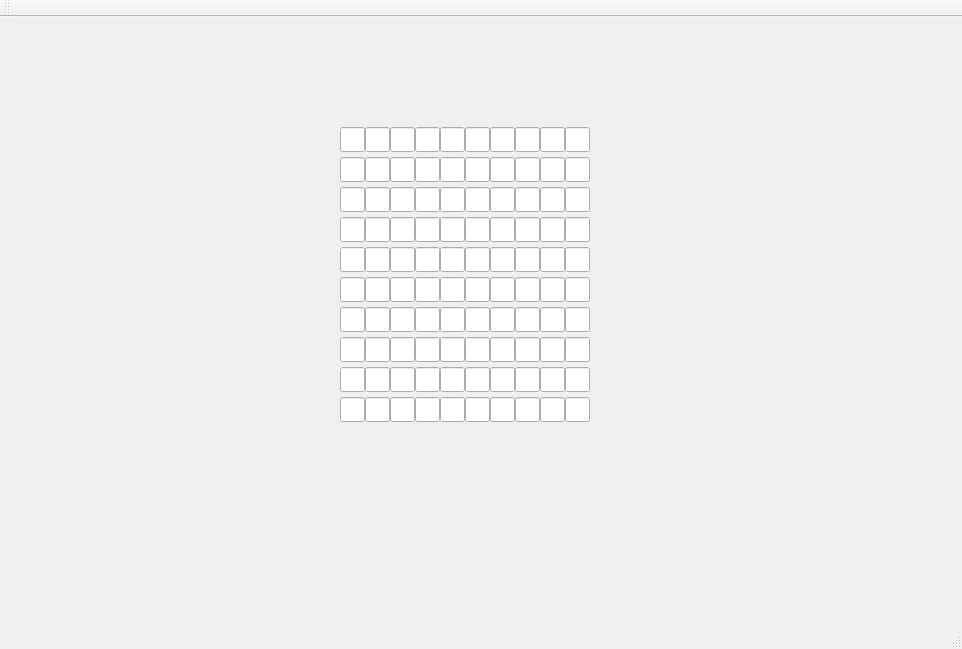
<?xml version="1.0" encoding="UTF-8"?>
<ui version="4.0">
 <class>MainWindow</class>
 <widget class="QMainWindow" name="MainWindow">
  <property name="geometry">
   <rect>
    <x>0</x>
    <y>0</y>
    <width>962</width>
    <height>649</height>
   </rect>
  </property>
  <property name="windowTitle">
   <string>MainWindow</string>
  </property>
  <widget class="QWidget" name="centralWidget">
   <widget class="QLineEdit" name="L01">
    <property name="geometry">
     <rect>
      <x>365</x>
      <y>110</y>
      <width>25</width>
      <height>25</height>
     </rect>
    </property>
    <property name="maxLength">
     <number>1</number>
    </property>
   </widget>
   <widget class="QLineEdit" name="L09">
    <property name="geometry">
     <rect>
      <x>565</x>
      <y>110</y>
      <width>25</width>
      <height>25</height>
     </rect>
    </property>
    <property name="maxLength">
     <number>1</number>
    </property>
   </widget>
   <widget class="QLineEdit" name="L07">
    <property name="geometry">
     <rect>
      <x>515</x>
      <y>110</y>
      <width>25</width>
      <height>25</height>
     </rect>
    </property>
    <property name="maxLength">
     <number>1</number>
    </property>
   </widget>
   <widget class="QLineEdit" name="L00">
    <property name="geometry">
     <rect>
      <x>340</x>
      <y>110</y>
      <width>25</width>
      <height>25</height>
     </rect>
    </property>
    <property name="maxLength">
     <number>1</number>
    </property>
   </widget>
   <widget class="QLineEdit" name="L06">
    <property name="geometry">
     <rect>
      <x>490</x>
      <y>110</y>
      <width>25</width>
      <height>25</height>
     </rect>
    </property>
    <property name="maxLength">
     <number>1</number>
    </property>
   </widget>
   <widget class="QLineEdit" name="L08">
    <property name="geometry">
     <rect>
      <x>540</x>
      <y>110</y>
      <width>25</width>
      <height>25</height>
     </rect>
    </property>
    <property name="maxLength">
     <number>1</number>
    </property>
   </widget>
   <widget class="QLineEdit" name="L04">
    <property name="geometry">
     <rect>
      <x>440</x>
      <y>110</y>
      <width>25</width>
      <height>25</height>
     </rect>
    </property>
    <property name="maxLength">
     <number>1</number>
    </property>
   </widget>
   <widget class="QLineEdit" name="L03">
    <property name="geometry">
     <rect>
      <x>415</x>
      <y>110</y>
      <width>25</width>
      <height>25</height>
     </rect>
    </property>
    <property name="maxLength">
     <number>1</number>
    </property>
   </widget>
   <widget class="QLineEdit" name="L05">
    <property name="geometry">
     <rect>
      <x>465</x>
      <y>110</y>
      <width>25</width>
      <height>25</height>
     </rect>
    </property>
    <property name="maxLength">
     <number>1</number>
    </property>
   </widget>
   <widget class="QLineEdit" name="L02">
    <property name="geometry">
     <rect>
      <x>390</x>
      <y>110</y>
      <width>25</width>
      <height>25</height>
     </rect>
    </property>
    <property name="maxLength">
     <number>1</number>
    </property>
   </widget>
   <widget class="QLineEdit" name="L15">
    <property name="geometry">
     <rect>
      <x>465</x>
      <y>140</y>
      <width>25</width>
      <height>25</height>
     </rect>
    </property>
    <property name="maxLength">
     <number>1</number>
    </property>
   </widget>
   <widget class="QLineEdit" name="L16">
    <property name="geometry">
     <rect>
      <x>490</x>
      <y>140</y>
      <width>25</width>
      <height>25</height>
     </rect>
    </property>
    <property name="maxLength">
     <number>1</number>
    </property>
   </widget>
   <widget class="QLineEdit" name="L13">
    <property name="geometry">
     <rect>
      <x>415</x>
      <y>140</y>
      <width>25</width>
      <height>25</height>
     </rect>
    </property>
    <property name="maxLength">
     <number>1</number>
    </property>
   </widget>
   <widget class="QLineEdit" name="L10">
    <property name="geometry">
     <rect>
      <x>340</x>
      <y>140</y>
      <width>25</width>
      <height>25</height>
     </rect>
    </property>
    <property name="maxLength">
     <number>1</number>
    </property>
   </widget>
   <widget class="QLineEdit" name="L12">
    <property name="geometry">
     <rect>
      <x>390</x>
      <y>140</y>
      <width>25</width>
      <height>25</height>
     </rect>
    </property>
    <property name="maxLength">
     <number>1</number>
    </property>
   </widget>
   <widget class="QLineEdit" name="L14">
    <property name="geometry">
     <rect>
      <x>440</x>
      <y>140</y>
      <width>25</width>
      <height>25</height>
     </rect>
    </property>
    <property name="maxLength">
     <number>1</number>
    </property>
   </widget>
   <widget class="QLineEdit" name="L11">
    <property name="geometry">
     <rect>
      <x>365</x>
      <y>140</y>
      <width>25</width>
      <height>25</height>
     </rect>
    </property>
    <property name="maxLength">
     <number>1</number>
    </property>
   </widget>
   <widget class="QLineEdit" name="L17">
    <property name="geometry">
     <rect>
      <x>515</x>
      <y>140</y>
      <width>25</width>
      <height>25</height>
     </rect>
    </property>
    <property name="maxLength">
     <number>1</number>
    </property>
   </widget>
   <widget class="QLineEdit" name="L19">
    <property name="geometry">
     <rect>
      <x>565</x>
      <y>140</y>
      <width>25</width>
      <height>25</height>
     </rect>
    </property>
    <property name="maxLength">
     <number>1</number>
    </property>
   </widget>
   <widget class="QLineEdit" name="L18">
    <property name="geometry">
     <rect>
      <x>540</x>
      <y>140</y>
      <width>25</width>
      <height>25</height>
     </rect>
    </property>
    <property name="maxLength">
     <number>1</number>
    </property>
   </widget>
   <widget class="QLineEdit" name="L25">
    <property name="geometry">
     <rect>
      <x>465</x>
      <y>170</y>
      <width>25</width>
      <height>25</height>
     </rect>
    </property>
    <property name="maxLength">
     <number>1</number>
    </property>
   </widget>
   <widget class="QLineEdit" name="L26">
    <property name="geometry">
     <rect>
      <x>490</x>
      <y>170</y>
      <width>25</width>
      <height>25</height>
     </rect>
    </property>
    <property name="maxLength">
     <number>1</number>
    </property>
   </widget>
   <widget class="QLineEdit" name="L23">
    <property name="geometry">
     <rect>
      <x>415</x>
      <y>170</y>
      <width>25</width>
      <height>25</height>
     </rect>
    </property>
    <property name="maxLength">
     <number>1</number>
    </property>
   </widget>
   <widget class="QLineEdit" name="L20">
    <property name="geometry">
     <rect>
      <x>340</x>
      <y>170</y>
      <width>25</width>
      <height>25</height>
     </rect>
    </property>
    <property name="maxLength">
     <number>1</number>
    </property>
   </widget>
   <widget class="QLineEdit" name="L22">
    <property name="geometry">
     <rect>
      <x>390</x>
      <y>170</y>
      <width>25</width>
      <height>25</height>
     </rect>
    </property>
    <property name="maxLength">
     <number>1</number>
    </property>
   </widget>
   <widget class="QLineEdit" name="L24">
    <property name="geometry">
     <rect>
      <x>440</x>
      <y>170</y>
      <width>25</width>
      <height>25</height>
     </rect>
    </property>
    <property name="maxLength">
     <number>1</number>
    </property>
   </widget>
   <widget class="QLineEdit" name="L21">
    <property name="geometry">
     <rect>
      <x>365</x>
      <y>170</y>
      <width>25</width>
      <height>25</height>
     </rect>
    </property>
    <property name="maxLength">
     <number>1</number>
    </property>
   </widget>
   <widget class="QLineEdit" name="L27">
    <property name="geometry">
     <rect>
      <x>515</x>
      <y>170</y>
      <width>25</width>
      <height>25</height>
     </rect>
    </property>
    <property name="maxLength">
     <number>1</number>
    </property>
   </widget>
   <widget class="QLineEdit" name="L29">
    <property name="geometry">
     <rect>
      <x>565</x>
      <y>170</y>
      <width>25</width>
      <height>25</height>
     </rect>
    </property>
    <property name="maxLength">
     <number>1</number>
    </property>
   </widget>
   <widget class="QLineEdit" name="L28">
    <property name="geometry">
     <rect>
      <x>540</x>
      <y>170</y>
      <width>25</width>
      <height>25</height>
     </rect>
    </property>
    <property name="maxLength">
     <number>1</number>
    </property>
   </widget>
   <widget class="QLineEdit" name="L35">
    <property name="geometry">
     <rect>
      <x>465</x>
      <y>200</y>
      <width>25</width>
      <height>25</height>
     </rect>
    </property>
    <property name="maxLength">
     <number>1</number>
    </property>
   </widget>
   <widget class="QLineEdit" name="L36">
    <property name="geometry">
     <rect>
      <x>490</x>
      <y>200</y>
      <width>25</width>
      <height>25</height>
     </rect>
    </property>
    <property name="maxLength">
     <number>1</number>
    </property>
   </widget>
   <widget class="QLineEdit" name="L33">
    <property name="geometry">
     <rect>
      <x>415</x>
      <y>200</y>
      <width>25</width>
      <height>25</height>
     </rect>
    </property>
    <property name="maxLength">
     <number>1</number>
    </property>
   </widget>
   <widget class="QLineEdit" name="L30">
    <property name="geometry">
     <rect>
      <x>340</x>
      <y>200</y>
      <width>25</width>
      <height>25</height>
     </rect>
    </property>
    <property name="maxLength">
     <number>1</number>
    </property>
   </widget>
   <widget class="QLineEdit" name="L32">
    <property name="geometry">
     <rect>
      <x>390</x>
      <y>200</y>
      <width>25</width>
      <height>25</height>
     </rect>
    </property>
    <property name="maxLength">
     <number>1</number>
    </property>
   </widget>
   <widget class="QLineEdit" name="L34">
    <property name="geometry">
     <rect>
      <x>440</x>
      <y>200</y>
      <width>25</width>
      <height>25</height>
     </rect>
    </property>
    <property name="maxLength">
     <number>1</number>
    </property>
   </widget>
   <widget class="QLineEdit" name="L31">
    <property name="geometry">
     <rect>
      <x>365</x>
      <y>200</y>
      <width>25</width>
      <height>25</height>
     </rect>
    </property>
    <property name="maxLength">
     <number>1</number>
    </property>
   </widget>
   <widget class="QLineEdit" name="L37">
    <property name="geometry">
     <rect>
      <x>515</x>
      <y>200</y>
      <width>25</width>
      <height>25</height>
     </rect>
    </property>
    <property name="maxLength">
     <number>1</number>
    </property>
   </widget>
   <widget class="QLineEdit" name="L39">
    <property name="geometry">
     <rect>
      <x>565</x>
      <y>200</y>
      <width>25</width>
      <height>25</height>
     </rect>
    </property>
    <property name="maxLength">
     <number>1</number>
    </property>
   </widget>
   <widget class="QLineEdit" name="L38">
    <property name="geometry">
     <rect>
      <x>540</x>
      <y>200</y>
      <width>25</width>
      <height>25</height>
     </rect>
    </property>
    <property name="maxLength">
     <number>1</number>
    </property>
   </widget>
   <widget class="QLineEdit" name="L45">
    <property name="geometry">
     <rect>
      <x>465</x>
      <y>230</y>
      <width>25</width>
      <height>25</height>
     </rect>
    </property>
    <property name="maxLength">
     <number>1</number>
    </property>
   </widget>
   <widget class="QLineEdit" name="L46">
    <property name="geometry">
     <rect>
      <x>490</x>
      <y>230</y>
      <width>25</width>
      <height>25</height>
     </rect>
    </property>
    <property name="maxLength">
     <number>1</number>
    </property>
   </widget>
   <widget class="QLineEdit" name="L43">
    <property name="geometry">
     <rect>
      <x>415</x>
      <y>230</y>
      <width>25</width>
      <height>25</height>
     </rect>
    </property>
    <property name="maxLength">
     <number>1</number>
    </property>
   </widget>
   <widget class="QLineEdit" name="L40">
    <property name="geometry">
     <rect>
      <x>340</x>
      <y>230</y>
      <width>25</width>
      <height>25</height>
     </rect>
    </property>
    <property name="maxLength">
     <number>1</number>
    </property>
   </widget>
   <widget class="QLineEdit" name="L42">
    <property name="geometry">
     <rect>
      <x>390</x>
      <y>230</y>
      <width>25</width>
      <height>25</height>
     </rect>
    </property>
    <property name="maxLength">
     <number>1</number>
    </property>
   </widget>
   <widget class="QLineEdit" name="L44">
    <property name="geometry">
     <rect>
      <x>440</x>
      <y>230</y>
      <width>25</width>
      <height>25</height>
     </rect>
    </property>
    <property name="maxLength">
     <number>1</number>
    </property>
   </widget>
   <widget class="QLineEdit" name="L41">
    <property name="geometry">
     <rect>
      <x>365</x>
      <y>230</y>
      <width>25</width>
      <height>25</height>
     </rect>
    </property>
    <property name="maxLength">
     <number>1</number>
    </property>
   </widget>
   <widget class="QLineEdit" name="L47">
    <property name="geometry">
     <rect>
      <x>515</x>
      <y>230</y>
      <width>25</width>
      <height>25</height>
     </rect>
    </property>
    <property name="maxLength">
     <number>1</number>
    </property>
   </widget>
   <widget class="QLineEdit" name="L49">
    <property name="geometry">
     <rect>
      <x>565</x>
      <y>230</y>
      <width>25</width>
      <height>25</height>
     </rect>
    </property>
    <property name="maxLength">
     <number>1</number>
    </property>
   </widget>
   <widget class="QLineEdit" name="L48">
    <property name="geometry">
     <rect>
      <x>540</x>
      <y>230</y>
      <width>25</width>
      <height>25</height>
     </rect>
    </property>
    <property name="maxLength">
     <number>1</number>
    </property>
   </widget>
   <widget class="QLineEdit" name="L55">
    <property name="geometry">
     <rect>
      <x>465</x>
      <y>260</y>
      <width>25</width>
      <height>25</height>
     </rect>
    </property>
    <property name="maxLength">
     <number>1</number>
    </property>
   </widget>
   <widget class="QLineEdit" name="L56">
    <property name="geometry">
     <rect>
      <x>490</x>
      <y>260</y>
      <width>25</width>
      <height>25</height>
     </rect>
    </property>
    <property name="maxLength">
     <number>1</number>
    </property>
   </widget>
   <widget class="QLineEdit" name="L53">
    <property name="geometry">
     <rect>
      <x>415</x>
      <y>260</y>
      <width>25</width>
      <height>25</height>
     </rect>
    </property>
    <property name="maxLength">
     <number>1</number>
    </property>
   </widget>
   <widget class="QLineEdit" name="L50">
    <property name="geometry">
     <rect>
      <x>340</x>
      <y>260</y>
      <width>25</width>
      <height>25</height>
     </rect>
    </property>
    <property name="maxLength">
     <number>1</number>
    </property>
   </widget>
   <widget class="QLineEdit" name="L52">
    <property name="geometry">
     <rect>
      <x>390</x>
      <y>260</y>
      <width>25</width>
      <height>25</height>
     </rect>
    </property>
    <property name="maxLength">
     <number>1</number>
    </property>
   </widget>
   <widget class="QLineEdit" name="L54">
    <property name="geometry">
     <rect>
      <x>440</x>
      <y>260</y>
      <width>25</width>
      <height>25</height>
     </rect>
    </property>
    <property name="maxLength">
     <number>1</number>
    </property>
   </widget>
   <widget class="QLineEdit" name="L51">
    <property name="geometry">
     <rect>
      <x>365</x>
      <y>260</y>
      <width>25</width>
      <height>25</height>
     </rect>
    </property>
    <property name="maxLength">
     <number>1</number>
    </property>
   </widget>
   <widget class="QLineEdit" name="L57">
    <property name="geometry">
     <rect>
      <x>515</x>
      <y>260</y>
      <width>25</width>
      <height>25</height>
     </rect>
    </property>
    <property name="maxLength">
     <number>1</number>
    </property>
   </widget>
   <widget class="QLineEdit" name="L59">
    <property name="geometry">
     <rect>
      <x>565</x>
      <y>260</y>
      <width>25</width>
      <height>25</height>
     </rect>
    </property>
    <property name="maxLength">
     <number>1</number>
    </property>
   </widget>
   <widget class="QLineEdit" name="L58">
    <property name="geometry">
     <rect>
      <x>540</x>
      <y>260</y>
      <width>25</width>
      <height>25</height>
     </rect>
    </property>
    <property name="maxLength">
     <number>1</number>
    </property>
   </widget>
   <widget class="QLineEdit" name="L65">
    <property name="geometry">
     <rect>
      <x>465</x>
      <y>290</y>
      <width>25</width>
      <height>25</height>
     </rect>
    </property>
    <property name="maxLength">
     <number>1</number>
    </property>
   </widget>
   <widget class="QLineEdit" name="L66">
    <property name="geometry">
     <rect>
      <x>490</x>
      <y>290</y>
      <width>25</width>
      <height>25</height>
     </rect>
    </property>
    <property name="maxLength">
     <number>1</number>
    </property>
   </widget>
   <widget class="QLineEdit" name="L63">
    <property name="geometry">
     <rect>
      <x>415</x>
      <y>290</y>
      <width>25</width>
      <height>25</height>
     </rect>
    </property>
    <property name="maxLength">
     <number>1</number>
    </property>
   </widget>
   <widget class="QLineEdit" name="L60">
    <property name="geometry">
     <rect>
      <x>340</x>
      <y>290</y>
      <width>25</width>
      <height>25</height>
     </rect>
    </property>
    <property name="maxLength">
     <number>1</number>
    </property>
   </widget>
   <widget class="QLineEdit" name="L62">
    <property name="geometry">
     <rect>
      <x>390</x>
      <y>290</y>
      <width>25</width>
      <height>25</height>
     </rect>
    </property>
    <property name="maxLength">
     <number>1</number>
    </property>
   </widget>
   <widget class="QLineEdit" name="L64">
    <property name="geometry">
     <rect>
      <x>440</x>
      <y>290</y>
      <width>25</width>
      <height>25</height>
     </rect>
    </property>
    <property name="maxLength">
     <number>1</number>
    </property>
   </widget>
   <widget class="QLineEdit" name="L61">
    <property name="geometry">
     <rect>
      <x>365</x>
      <y>290</y>
      <width>25</width>
      <height>25</height>
     </rect>
    </property>
    <property name="maxLength">
     <number>1</number>
    </property>
   </widget>
   <widget class="QLineEdit" name="L67">
    <property name="geometry">
     <rect>
      <x>515</x>
      <y>290</y>
      <width>25</width>
      <height>25</height>
     </rect>
    </property>
    <property name="maxLength">
     <number>1</number>
    </property>
   </widget>
   <widget class="QLineEdit" name="L69">
    <property name="geometry">
     <rect>
      <x>565</x>
      <y>290</y>
      <width>25</width>
      <height>25</height>
     </rect>
    </property>
    <property name="maxLength">
     <number>1</number>
    </property>
   </widget>
   <widget class="QLineEdit" name="L68">
    <property name="geometry">
     <rect>
      <x>540</x>
      <y>290</y>
      <width>25</width>
      <height>25</height>
     </rect>
    </property>
    <property name="maxLength">
     <number>1</number>
    </property>
   </widget>
   <widget class="QLineEdit" name="L75">
    <property name="geometry">
     <rect>
      <x>465</x>
      <y>320</y>
      <width>25</width>
      <height>25</height>
     </rect>
    </property>
    <property name="maxLength">
     <number>1</number>
    </property>
   </widget>
   <widget class="QLineEdit" name="L76">
    <property name="geometry">
     <rect>
      <x>490</x>
      <y>320</y>
      <width>25</width>
      <height>25</height>
     </rect>
    </property>
    <property name="maxLength">
     <number>1</number>
    </property>
   </widget>
   <widget class="QLineEdit" name="L73">
    <property name="geometry">
     <rect>
      <x>415</x>
      <y>320</y>
      <width>25</width>
      <height>25</height>
     </rect>
    </property>
    <property name="maxLength">
     <number>1</number>
    </property>
   </widget>
   <widget class="QLineEdit" name="L70">
    <property name="geometry">
     <rect>
      <x>340</x>
      <y>320</y>
      <width>25</width>
      <height>25</height>
     </rect>
    </property>
    <property name="maxLength">
     <number>1</number>
    </property>
   </widget>
   <widget class="QLineEdit" name="L72">
    <property name="geometry">
     <rect>
      <x>390</x>
      <y>320</y>
      <width>25</width>
      <height>25</height>
     </rect>
    </property>
    <property name="maxLength">
     <number>1</number>
    </property>
   </widget>
   <widget class="QLineEdit" name="L74">
    <property name="geometry">
     <rect>
      <x>440</x>
      <y>320</y>
      <width>25</width>
      <height>25</height>
     </rect>
    </property>
    <property name="maxLength">
     <number>1</number>
    </property>
   </widget>
   <widget class="QLineEdit" name="L71">
    <property name="geometry">
     <rect>
      <x>365</x>
      <y>320</y>
      <width>25</width>
      <height>25</height>
     </rect>
    </property>
    <property name="maxLength">
     <number>1</number>
    </property>
   </widget>
   <widget class="QLineEdit" name="L77">
    <property name="geometry">
     <rect>
      <x>515</x>
      <y>320</y>
      <width>25</width>
      <height>25</height>
     </rect>
    </property>
    <property name="maxLength">
     <number>1</number>
    </property>
   </widget>
   <widget class="QLineEdit" name="L79">
    <property name="geometry">
     <rect>
      <x>565</x>
      <y>320</y>
      <width>25</width>
      <height>25</height>
     </rect>
    </property>
    <property name="maxLength">
     <number>1</number>
    </property>
   </widget>
   <widget class="QLineEdit" name="L78">
    <property name="geometry">
     <rect>
      <x>540</x>
      <y>320</y>
      <width>25</width>
      <height>25</height>
     </rect>
    </property>
    <property name="maxLength">
     <number>1</number>
    </property>
   </widget>
   <widget class="QLineEdit" name="L85">
    <property name="geometry">
     <rect>
      <x>465</x>
      <y>350</y>
      <width>25</width>
      <height>25</height>
     </rect>
    </property>
    <property name="maxLength">
     <number>1</number>
    </property>
   </widget>
   <widget class="QLineEdit" name="L86">
    <property name="geometry">
     <rect>
      <x>490</x>
      <y>350</y>
      <width>25</width>
      <height>25</height>
     </rect>
    </property>
    <property name="maxLength">
     <number>1</number>
    </property>
   </widget>
   <widget class="QLineEdit" name="L83">
    <property name="geometry">
     <rect>
      <x>415</x>
      <y>350</y>
      <width>25</width>
      <height>25</height>
     </rect>
    </property>
    <property name="maxLength">
     <number>1</number>
    </property>
   </widget>
   <widget class="QLineEdit" name="L80">
    <property name="geometry">
     <rect>
      <x>340</x>
      <y>350</y>
      <width>25</width>
      <height>25</height>
     </rect>
    </property>
    <property name="maxLength">
     <number>1</number>
    </property>
   </widget>
   <widget class="QLineEdit" name="L82">
    <property name="geometry">
     <rect>
      <x>390</x>
      <y>350</y>
      <width>25</width>
      <height>25</height>
     </rect>
    </property>
    <property name="maxLength">
     <number>1</number>
    </property>
   </widget>
   <widget class="QLineEdit" name="L84">
    <property name="geometry">
     <rect>
      <x>440</x>
      <y>350</y>
      <width>25</width>
      <height>25</height>
     </rect>
    </property>
    <property name="maxLength">
     <number>1</number>
    </property>
   </widget>
   <widget class="QLineEdit" name="L81">
    <property name="geometry">
     <rect>
      <x>365</x>
      <y>350</y>
      <width>25</width>
      <height>25</height>
     </rect>
    </property>
    <property name="maxLength">
     <number>1</number>
    </property>
   </widget>
   <widget class="QLineEdit" name="L87">
    <property name="geometry">
     <rect>
      <x>515</x>
      <y>350</y>
      <width>25</width>
      <height>25</height>
     </rect>
    </property>
    <property name="maxLength">
     <number>1</number>
    </property>
   </widget>
   <widget class="QLineEdit" name="L89">
    <property name="geometry">
     <rect>
      <x>565</x>
      <y>350</y>
      <width>25</width>
      <height>25</height>
     </rect>
    </property>
    <property name="maxLength">
     <number>1</number>
    </property>
   </widget>
   <widget class="QLineEdit" name="L88">
    <property name="geometry">
     <rect>
      <x>540</x>
      <y>350</y>
      <width>25</width>
      <height>25</height>
     </rect>
    </property>
    <property name="maxLength">
     <number>1</number>
    </property>
   </widget>
   <widget class="QLineEdit" name="L95">
    <property name="geometry">
     <rect>
      <x>465</x>
      <y>380</y>
      <width>25</width>
      <height>25</height>
     </rect>
    </property>
    <property name="maxLength">
     <number>1</number>
    </property>
   </widget>
   <widget class="QLineEdit" name="L96">
    <property name="geometry">
     <rect>
      <x>490</x>
      <y>380</y>
      <width>25</width>
      <height>25</height>
     </rect>
    </property>
    <property name="maxLength">
     <number>1</number>
    </property>
   </widget>
   <widget class="QLineEdit" name="L93">
    <property name="geometry">
     <rect>
      <x>415</x>
      <y>380</y>
      <width>25</width>
      <height>25</height>
     </rect>
    </property>
    <property name="maxLength">
     <number>1</number>
    </property>
   </widget>
   <widget class="QLineEdit" name="L90">
    <property name="geometry">
     <rect>
      <x>340</x>
      <y>380</y>
      <width>25</width>
      <height>25</height>
     </rect>
    </property>
    <property name="maxLength">
     <number>1</number>
    </property>
   </widget>
   <widget class="QLineEdit" name="L92">
    <property name="geometry">
     <rect>
      <x>390</x>
      <y>380</y>
      <width>25</width>
      <height>25</height>
     </rect>
    </property>
    <property name="maxLength">
     <number>1</number>
    </property>
   </widget>
   <widget class="QLineEdit" name="L94">
    <property name="geometry">
     <rect>
      <x>440</x>
      <y>380</y>
      <width>25</width>
      <height>25</height>
     </rect>
    </property>
    <property name="maxLength">
     <number>1</number>
    </property>
   </widget>
   <widget class="QLineEdit" name="L91">
    <property name="geometry">
     <rect>
      <x>365</x>
      <y>380</y>
      <width>25</width>
      <height>25</height>
     </rect>
    </property>
    <property name="maxLength">
     <number>1</number>
    </property>
   </widget>
   <widget class="QLineEdit" name="L97">
    <property name="geometry">
     <rect>
      <x>515</x>
      <y>380</y>
      <width>25</width>
      <height>25</height>
     </rect>
    </property>
    <property name="maxLength">
     <number>1</number>
    </property>
   </widget>
   <widget class="QLineEdit" name="L99">
    <property name="geometry">
     <rect>
      <x>565</x>
      <y>380</y>
      <width>25</width>
      <height>25</height>
     </rect>
    </property>
    <property name="maxLength">
     <number>1</number>
    </property>
   </widget>
   <widget class="QLineEdit" name="L98">
    <property name="geometry">
     <rect>
      <x>540</x>
      <y>380</y>
      <width>25</width>
      <height>25</height>
     </rect>
    </property>
    <property name="maxLength">
     <number>1</number>
    </property>
   </widget>
  </widget>
  <widget class="QMenuBar" name="menuBar">
   <property name="geometry">
    <rect>
     <x>0</x>
     <y>0</y>
     <width>962</width>
     <height>26</height>
    </rect>
   </property>
  </widget>
  <widget class="QToolBar" name="mainToolBar">
   <attribute name="toolBarArea">
    <enum>TopToolBarArea</enum>
   </attribute>
   <attribute name="toolBarBreak">
    <bool>false</bool>
   </attribute>
  </widget>
  <widget class="QStatusBar" name="statusBar"/>
 </widget>
 <layoutdefault spacing="6" margin="11"/>
 <resources/>
 <connections/>
</ui>
